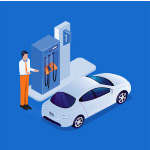
#> input picture NguyenNhuMinh20810310299/images/cayxang.jpg, 150 x 150 px, found by its file name
$ python bktra3.py
#> lines starting #> are read from the running program, lines starting #| are printed output that depends on the picture
import cv2
import numpy as np
import matplotlib.pyplot as plt
img = cv2.imread('images\\cayxang.jpg')
#> img is the input picture: shape (150, 150, 3); mean B, G, R 200.4, 122.1, 58.1
img_rz = cv2.resize(img,[320,240])
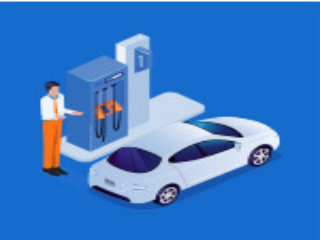
#> img_rz: shape (240, 320, 3); mean B, G, R 200.3, 122, 58
img_gray=cv2.cvtColor(img_rz,cv2.COLOR_BGR2GRAY)
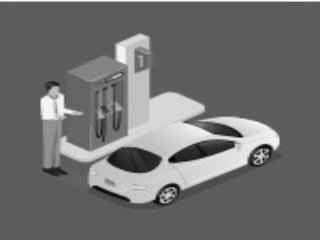
#> img_gray: shape (240, 320); min 3, max 255, mean 111.8
img_hsv=cv2.cvtColor(img_rz,cv2.COLOR_BGR2HSV)
#> img_hsv: shape (240, 320, 3); mean H, S, V 105.5, 187.9, 203
cv2.imshow("anh hsv",img_hsv)
h1,s1,v1=cv2.split(img_hsv)
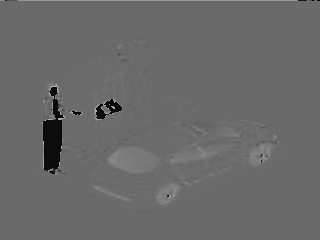
#> h1: shape (240, 320); min 0, max 179, mean 105.5
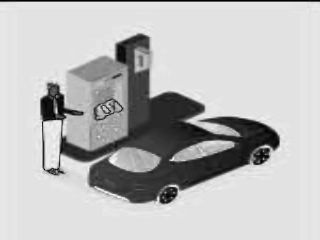
#> s1: shape (240, 320); min 0, max 249, mean 187.9
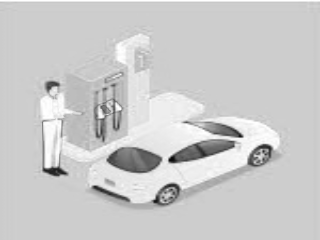
#> v1: shape (240, 320); min 10, max 255, mean 203
cv2.imshow("anh kenh s cua anh hsv",s1)
#cau a
y, x = 50, 70
neighborhood = img_gray[y-2:y+3, x-2:x+3]
#> neighborhood = [[93, 93, 93, 93, 93], [93, 93, 93, 93, 93], [93, 93, 93, 93, 93], [93, 93, 93, 93, 93], [93, 93, 93, 93, 93]]
print("Mức xám trong lân cận 5x5 của điểm ảnh ({}, {}):".format(x, y))
print(neighborhood)
#| [[93 93 93 93 93]
#|  [93 93 93 93 93]
#|  [93 93 93 93 93]
#|  [93 93 93 93 93]
#|  [93 93 93 93 93]]
#cau b
neighborhood2 = img_gray[y-25:y+25, x-25:x+25]
print(neighborhood2)
#> (printed output is left out)
img_n=img_gray[y:y+img_gray.shape[0],x:x+img_gray.shape[1]]
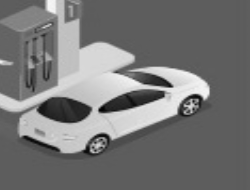
#> img_n: shape (190, 250); min 3, max 246, mean 118
img_ne_equa=cv2.equalizeHist(img_n)
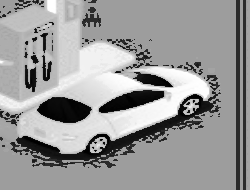
#> img_ne_equa: shape (190, 250); min 0, max 255, mean 153.8
cv2.imshow('anh sau can bang',img_ne_equa)
plt.show()
cv2.waitKey(0)
cv2.destroyAllWindows()
